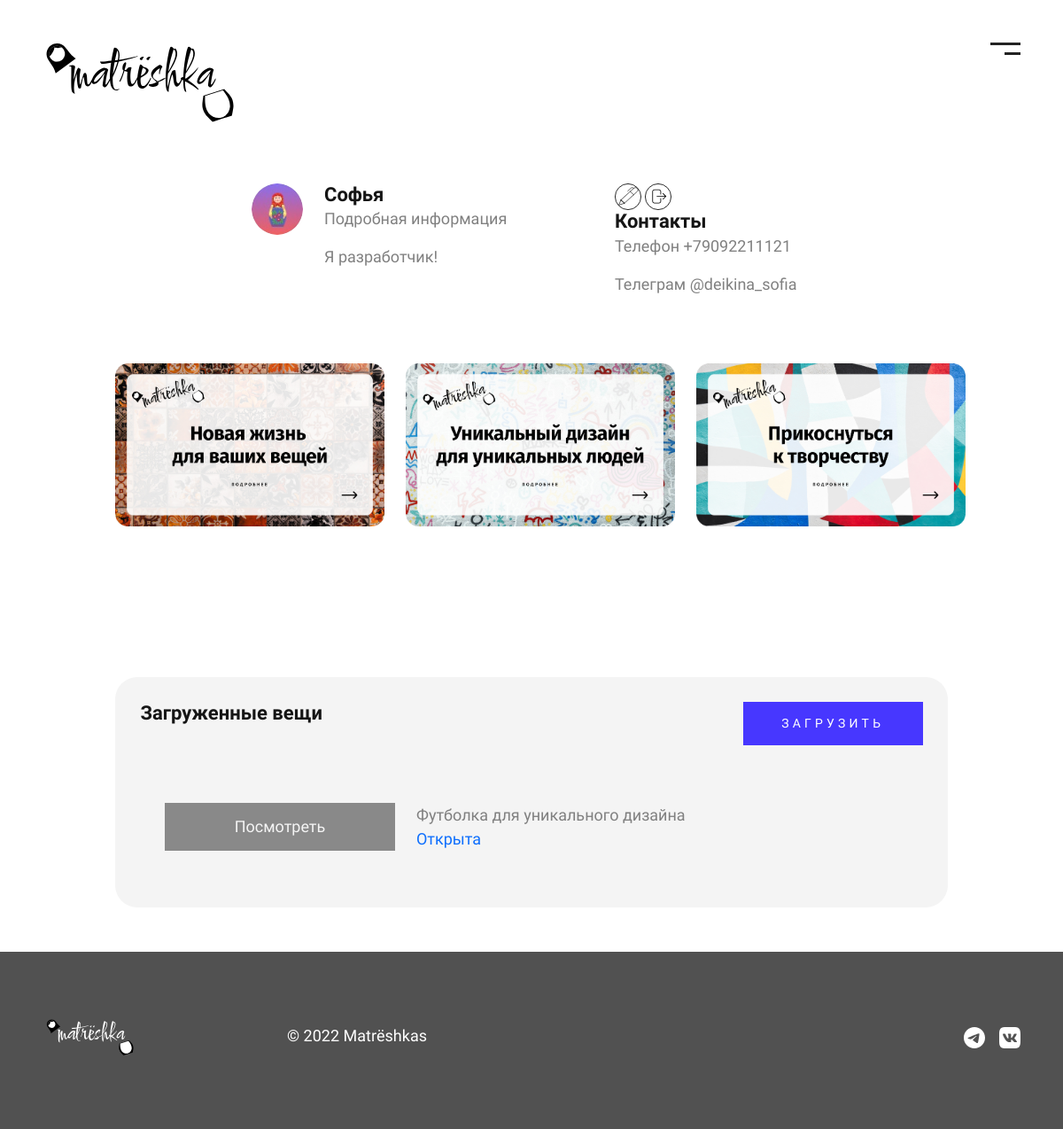
The app's page /profile (signed in), older data.
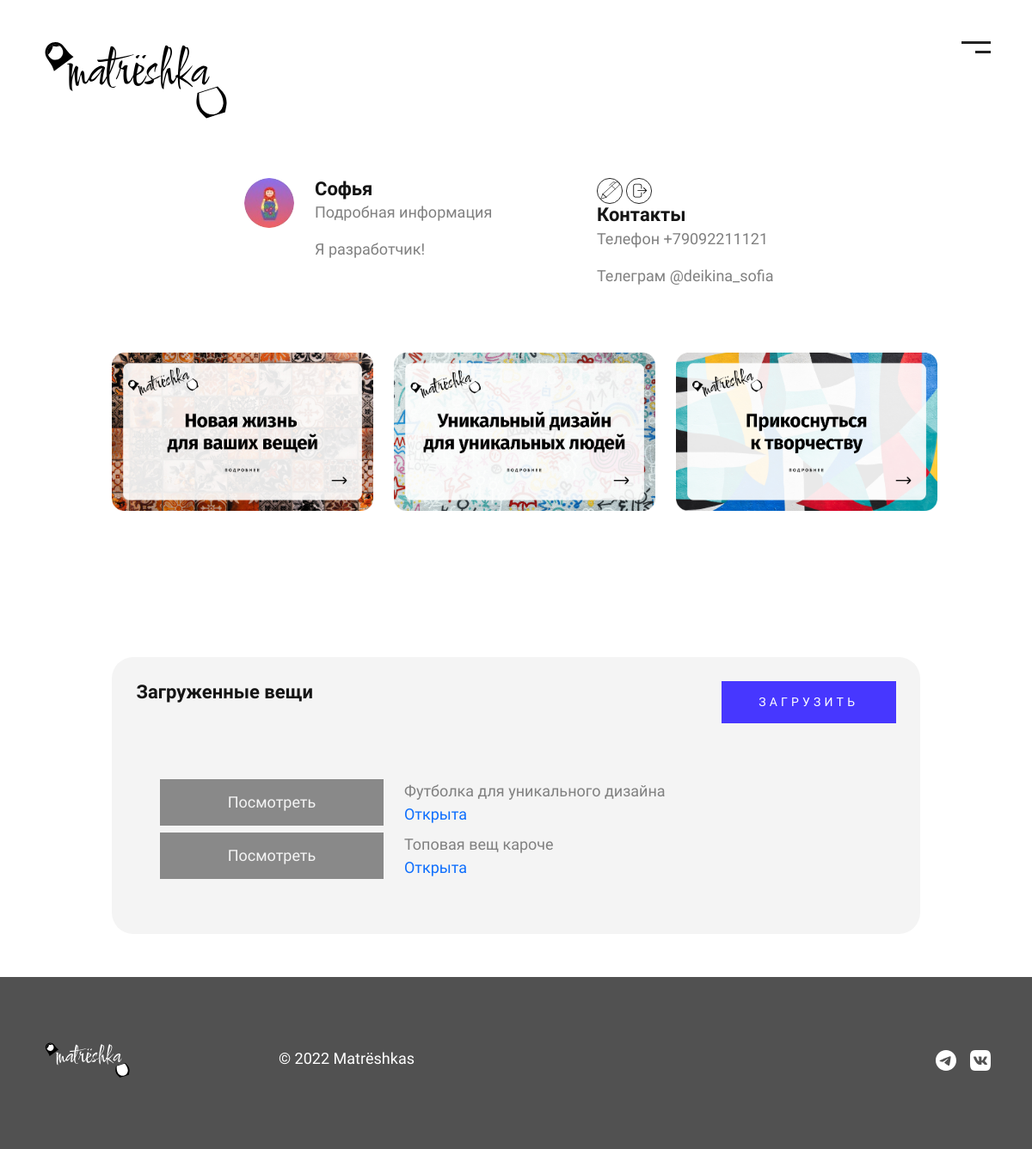
The same page, newer data.
### data/users.py (models this page shows, shortened)
class User(SqlAlchemyBase, UserMixin):
    __tablename__ = 'user'
    id = sqlalchemy.Column(sqlalchemy.Integer, primary_key=True, autoincrement=True)
    name = sqlalchemy.Column(sqlalchemy.VARCHAR, nullable=True)
    description = sqlalchemy.Column(sqlalchemy.VARCHAR, nullable=True, default="")
    tel = sqlalchemy.Column(sqlalchemy.VARCHAR, nullable=True, default="")
    telegram = sqlalchemy.Column(sqlalchemy.VARCHAR, nullable=True, default="")
    email = sqlalchemy.Column(sqlalchemy.String, index=True, unique=True, nullable=True)
    hashed_password = sqlalchemy.Column(sqlalchemy.String, nullable=True)

### data/card.py (models this page shows)
class Card(SqlAlchemyBase):
    __tablename__ = 'card'
    id = sqlalchemy.Column(sqlalchemy.Integer,
                           primary_key=True, autoincrement=True)
    img_adress = sqlalchemy.Column(sqlalchemy.BLOB, nullable=True)
    information = sqlalchemy.Column(sqlalchemy.VARCHAR, nullable=True)
    is_finished = sqlalchemy.Column(sqlalchemy.BOOLEAN, default=False)
    id_creator = sqlalchemy.Column(sqlalchemy.Integer, sqlalchemy.ForeignKey("user.id"))
    user = orm.relation('User')
    id_tag = sqlalchemy.Column(sqlalchemy.Integer, sqlalchemy.ForeignKey("tag.id"))
    tag = orm.relation('Tag')

### data/card_api.py (the view)
@blueprint.route("/profile", methods=['GET', 'POST'])
@login_required
def profile():
    session = db_session.create_session()
    cards = session.query(Card).filter(
        Card.id_creator == current_user.id).all()
    sp = session.query(Card).all()
    card_done = session.query(Card).filter(
        Card.id_creator == current_user.id, Card.is_finished == True).all()
    return render_template("profile.html", cards=cards, card_done=card_done)

### data/db_session.py (called while the page is built)
def create_session() -> Session:
    global __factory
    return __factory()

### main.py (called while the page is built)
def main():
    db_session.global_init("db/it-fest.db")
    @login_manager.user_loader
    def load_user(user_id):
        session = db_session.create_session()
        return session.query(User).get(user_id)
    app.register_blueprint(card_api.blueprint)
    app.register_blueprint(user_api.blueprint)
    @app.errorhandler(404)
    def not_found(error):
        return make_response(jsonify({'error': 'Not found'}), 404)
    app.run()

### templates/profile.html (shortened to what this page needs)
<!DOCTYPE html>
<html lang="en">
<head>
    <link rel="stylesheet" href="/static/css/bootstrap.min.css">
    <link rel="stylesheet" href="/static/css/owl.carousel.min.css">
    <link rel="stylesheet" href="/static/css/owl.theme.default.min.css">
    <link rel="stylesheet" href="/static/css/main.css">
</head>
<body>
    {% include 'header.html' %}
    <div class="container-fluid profile_information g-0">
        <div class="margin-container">
            <div class="row justify-content-md-center">
                <div class="col-md-1 col-sm-2">
                    <img src="../static/img/team_foto.jpg" id="avatar" class="rounded-circle col-sm-12" />
                </div>
                <div class="col-md-4 col-sm-10">
                    <h3>{{ current_user.name }}</h3>
                    <p>Подробная информация</p>
                    <p>{{ current_user.description }}</p>
                </div>
                <div class="col-md-3">
                    <div class="justify-content-end">
                        <a href="/change"><img class="edit-button" src="../static/img/pen-to-square-solid.svg" /></a>
                        <a href="/logout"><img class="edit-button" src="../static/img/logout_icon.svg" /></a>
                    </div>
                    <h3>
                        Контакты
                    </h3>
                    <p>Телефон {{ current_user.tel }}</p>
                    <p>Телеграм {{ current_user.telegram }}</p>
                </div>
            </div>
            <div class="row list_of_sections">
                <div class="col-md-4">
                    <div class="item">
                        <img class="profile-item" src="/static/img/New life back.jpg" onClick="imgsrc1();" id="image1" alt="work">
                    </div>
                </div>
                <div class="col-md-4">
                    <div class="item">
                        <img class="profile-item" src="/static/img/Unique back.jpg" onClick="imgsrc2();" id="image2" alt="work">
                    </div>
                </div>
                <div class="col-md-4">
                    <div class="item">
                        <img class="profile-item" src="/static/img/Do art back.jpg" onClick="imgsrc3();" id="image3" alt="work">
                    </div>
                </div>
            </div>
            <div class="item-profile">
                <div class="item-head">
                    <div class="row">
                        <div class="col-md-9">
                            <h3>
                                Загруженные вещи
                            </h3>
                        </div>
                        <div class="col-md-3">
                            <a href="/add_card">
                                <button type="button" class="btn offer-cont__btn btn-block col-12">
                                    Загрузить
                                </button>
                            </a>
                        </div>
                    </div>
                </div>
                <table class="mycards-table">
                <div class="load-work">
                    <div class="row">
                    {% for item in cards %}
                            <div class="col-md-4 col-sm-12 mb-2">
                                <a href="/show/{{ item.id }}"><button type="button" class="offer-cont__btn btn-block-grey col-12">
                                    Посмотреть
                                </button></a>
                            </div>
                            <div class="col-md-8 col-sm-12 mb-2">
                                <div class="col-md-8">{{ item.information }}</div>
                                {% if item.is_finished == 1 %}
                                <div class="col-md-8 status-red">Закрыта</div>
                                {% else %}
                                <div class="col-md-8 status-blue">Открыта</div>
                                {% endif %}
                            </div>
                    {% endfor %}
                </div>
            </div>
                </table>
            </div>
        </div>
        <section class="footer">
            {% include 'footer.html' %}
        </section>
</html>

### templates/header.html (shortened to what this page needs)
<div class="nav">
  <div class="container">
    <div class="row">
      <div class="col-md-3 col-sm-6">
        <a href="/">
        <img src="/static/img/logo.svg" alt="Matrёshka" class="logo">
        </a>
      </div>
      <div class="col-md-3 col-sm-6 ms-auto">
        <button class="menu ms-auto" type="button" data-bs-toggle="offcanvas" data-bs-target="#offcanvasScrolling"
          aria-controls="offcanvasScrolling">
          <img src="/static/img/menu.svg" alt="Menu Matrёshka">
        </button>
      </div>
    </div>
  </div>
</div>

### templates/footer.html
<div class="container my-4">
  <footer class="d-flex flex-wrap justify-content-between align-items-center">
    <div class="col-md-2 col-sm-6 d-flex align-items-center">
      <a href="/" class="mb-3 me-2 mb-md-0 text-muted text-decoration-none lh-1">
        <img src="/static/img/logo-white.svg" alt="Matrёshka" class="footer-logo">
      </a>
    </div>
    <div class="col-md-4 col-sm-3 d-flex align-items-center">
      <span class="text-white">© 2022 Matrёshkas</span>
    </div>
    <ul class="nav-footer col-md-4 col-sm-3 justify-content-end list-unstyled d-flex">
      <li class="ms-3"><a class="text-muted" href="https://t.me/official_matreshka"><img src="../static/img/telegram.svg" class="bi" width="24" height="24"><use xlink:href="#telegram"></use></img></a></li>
      <li class="ms-3"><a class="text-muted" href="https://vk.com/away.php?utf=1&to=https%3A%2F%2Fvk.com%2Fofficial_matreshka"><img src="../static/img/vk.svg" class="bi" width="24" height="24"><use xlink:href="#vk"></use></img></a></li>
    </ul>
  </footer>
</div>

### static/css/main.css (style rules this page uses)
body { overflow-x: hidden; font-family: 'Fira Sans', sans-serif; color: #808080; font-size: 18px; }
button { display: block; border: none; background: transparent; }
ul, li { display: block; padding: 0; margin: 0; }
a { text-decoration: none; }
h1, h2, h3, h4, h5, h6 { font-style: normal; font-weight: 700; color: #151515; margin: 0; padding: 0; }
h3 { font-size: 22px; }
.btn { background: #4737FF; color: #fff; text-transform: uppercase; font-weight: 500; font-size: 14px; padding: 13px 26px; display: inline; border-radius: 0; letter-spacing: 0.3em; text-align: center; transition: all 0.5s ease; }
.nav { padding-top: 39px; margin-bottom: 127px; }
.nav-footer { display: flex; flex-wrap: wrap; padding-left: 0; margin-bottom: 0; list-style: none; }
.footer { position: relative; height: 200px; background: #515151; margin: 0%; margin-top: 50px; padding: 4%; }
.footer-logo { width: 60%; }
.edit-button { width: 30px; margin: 0; }
.item-profile { border: none; border-radius: 25px; background-color: #F4F4F4; margin: 10px; padding: 10px; margin-top: 30px; }
.profile-item { background: url(/static/img/shop.jpg) no-repeat; background-size: 100%; width: 100%; height: 150%; margin: 10px; margin-bottom: 140px; }
.margin-container { margin: 0 10%; }
.item-head { padding: 2%; }
.item img { transition: all 0.5s ease; display: block; position: relative; }
.profile_information { margin-top: -60px; }
.list_of_sections { margin-top: 50px; }
.nav-footer { padding-top: 0px; margin-bottom: 20px; display: flex; flex-wrap: wrap; padding-left: 0; margin-bottom: 0; list-style: none; }
.load-work { padding: 5%; }
.btn-block-grey { color: #F4F4F4; height: 100%; background-color: #898989; }
.status-blue { color: #0d6efd; }

Row changes from the older to the newer data that the page shows:
added Card: information "Топовая вещ кароче", is_finished "Открыта"
